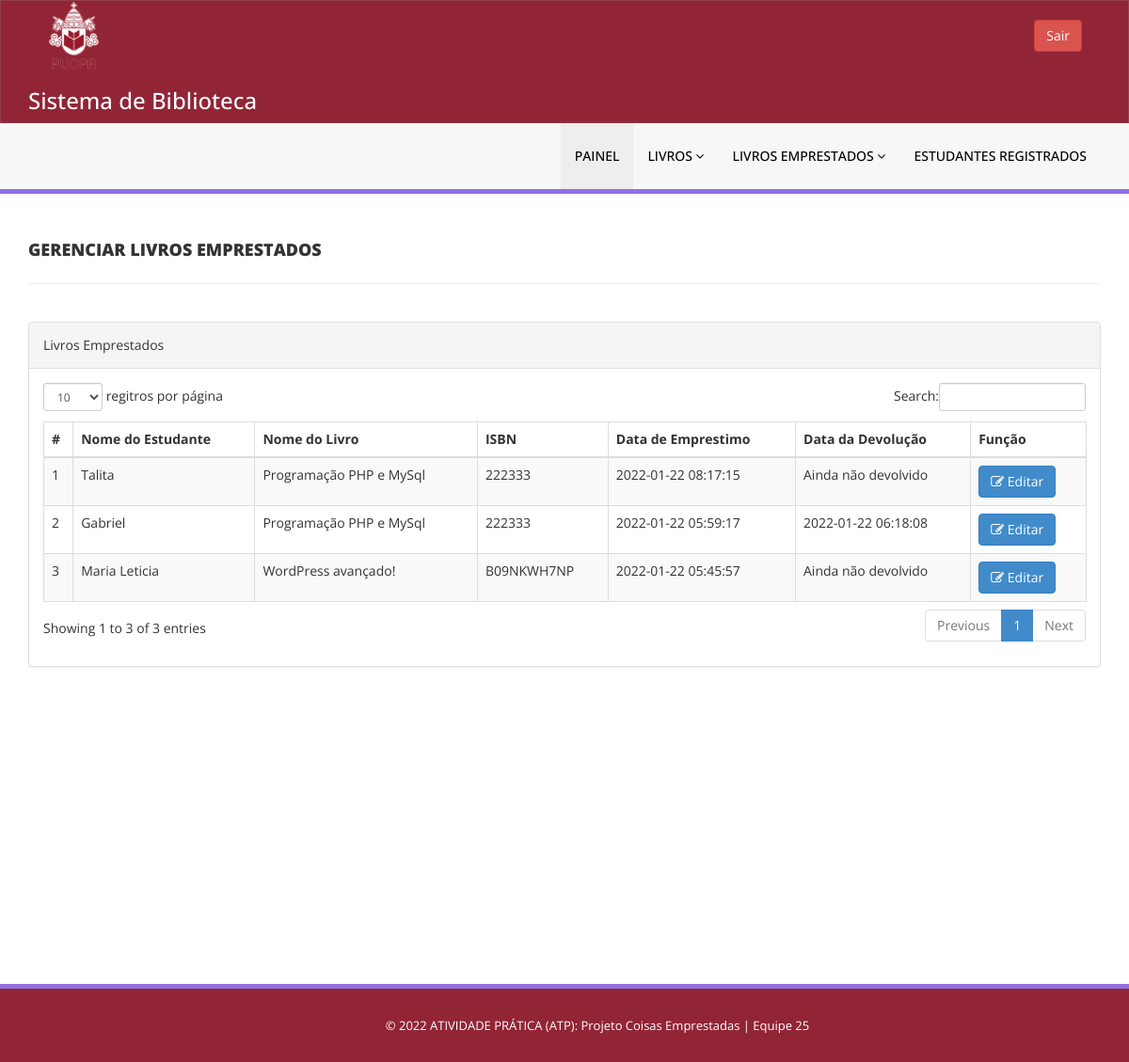
/admin/gerenciarEmprestimos.php (signed in), run on an earlier commit of the app's database.
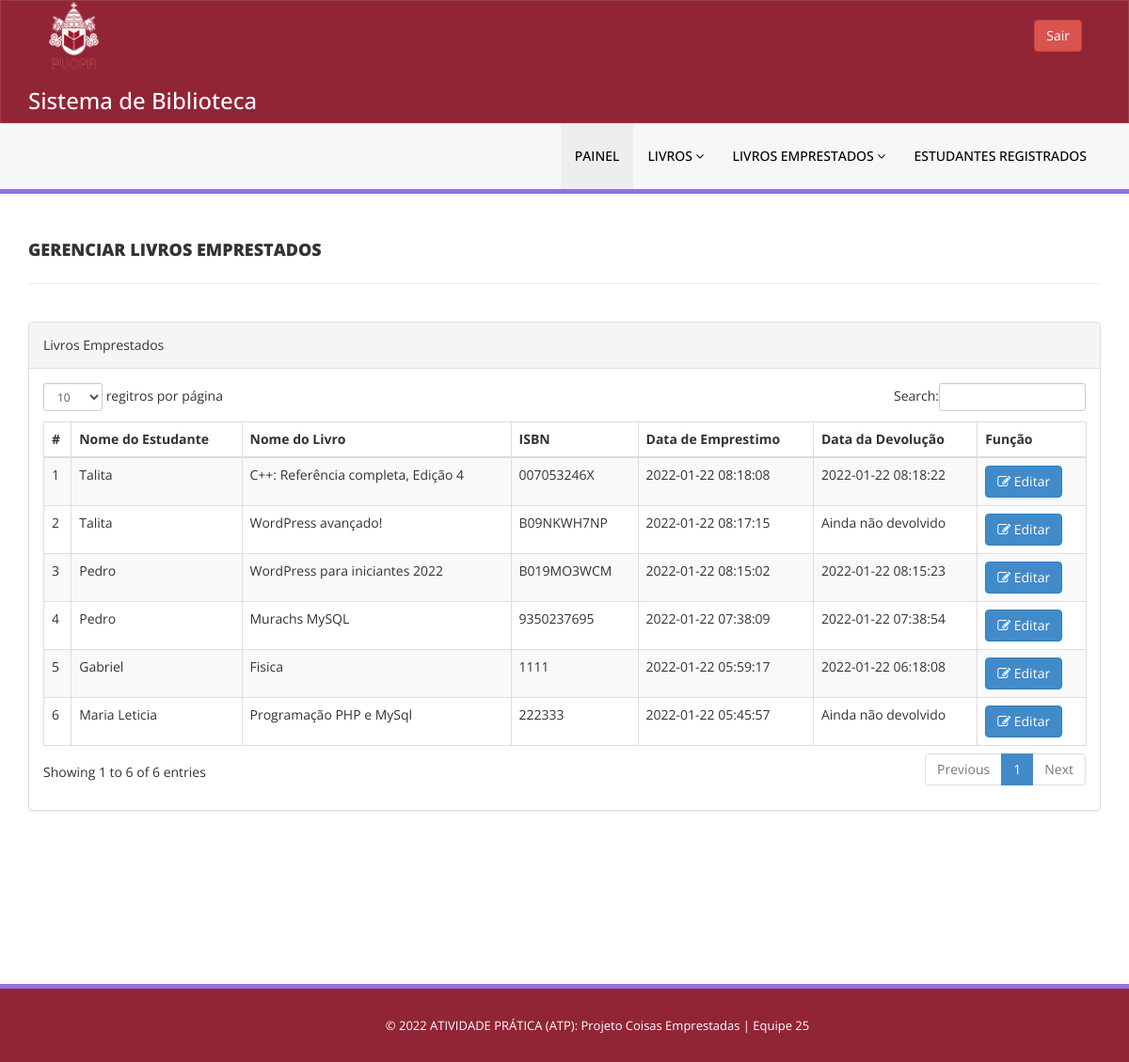
And on a later commit of the database.
### tables this page shows
CREATE TABLE `tblissuedbookdetails` (
  `id` int(11) NOT NULL,
  `BookId` int(11) DEFAULT NULL,
  `StudentID` varchar(150) DEFAULT NULL,
  `IssuesDate` timestamp NULL DEFAULT current_timestamp(),
  `ReturnDate` timestamp NULL DEFAULT NULL ON UPDATE current_timestamp(),
  `RetrunStatus` int(1) DEFAULT NULL,
  `fine` int(11) DEFAULT NULL
);

CREATE TABLE `tblstudents` (
  `id` int(11) NOT NULL,
  `StudentId` varchar(100) DEFAULT NULL,
  `FullName` varchar(120) DEFAULT NULL,
  `EmailId` varchar(120) DEFAULT NULL,
  `MobileNumber` char(11) DEFAULT NULL,
  `Password` varchar(120) DEFAULT NULL,
  `Status` int(1) DEFAULT NULL,
  `RegDate` timestamp NULL DEFAULT current_timestamp(),
  `UpdationDate` timestamp NULL DEFAULT NULL ON UPDATE current_timestamp()
);

CREATE TABLE `tblbooks` (
  `id` int(11) NOT NULL,
  `BookName` varchar(255) DEFAULT NULL,
  `Category` varchar(255) DEFAULT NULL,
  `Author` varchar(255) DEFAULT NULL,
  `ISBNNumber` varchar(25) DEFAULT NULL,
  `bookImage` varchar(250) NOT NULL,
  `isIssued` int(1) DEFAULT NULL,
  `RegDate` timestamp NULL DEFAULT current_timestamp(),
  `UpdationDate` timestamp NULL DEFAULT NULL ON UPDATE current_timestamp()
);

### admin/gerenciarEmprestimos.php (the view, shortened to what this page needs)
<?php
include('includes/config.php');
if(strlen($_SESSION['alogin'])==0)
    {
header('location:index.php');
}
else{
    ?>
<!DOCTYPE html>
<html xmlns="http://www.w3.org/1999/xhtml">
<head>
    <link href="assets/css/bootstrap.css" rel="stylesheet" />
    <link href="assets/css/font-awesome.css" rel="stylesheet" />
    <link href="assets/js/dataTables/dataTables.bootstrap.css" rel="stylesheet" />
    <link href="assets/css/style.css" rel="stylesheet" />
</head>
<body>
<?php include('includes/header.php');?>
    <div class="content-wrapper">
         <div class="container">
        <div class="row pad-botm">
            <div class="col-md-12">
                <h4 class="header-line">Gerenciar Livros Emprestados</h4>
    </div>
     <div class="row">
</div>
        </div>
            <div class="row">
                <div class="col-md-12">
                    <div class="panel panel-default">
                        <div class="panel-heading">
                          Livros Emprestados
                        </div>
                        <div class="panel-body">
                            <div class="table-responsive">
                                <table class="table table-striped table-bordered table-hover" id="dataTables-example">
                                    <thead>
                                        <tr>
                                            <th>#</th>
                                            <th>Nome do Estudante</th>
                                            <th>Nome do Livro</th>
                                            <th>ISBN </th>
                                            <th>Data de Emprestimo</th>
                                            <th>Data da Devolução</th>
                                            <th>Função</th>
                                        </tr>
                                    </thead>
                                    <tbody>
<?php $sql = "SELECT tblstudents.FullName,tblbooks.BookName,tblbooks.ISBNNumber,tblissuedbookdetails.IssuesDate,tblissuedbookdetails.ReturnDate,tblissuedbookdetails.id as rid from  tblissuedbookdetails join tblstudents on tblstudents.StudentId=tblissuedbookdetails.StudentId join tblbooks on tblbooks.id=tblissuedbookdetails.BookId order by tblissuedbookdetails.id desc";
$query = $dbh -> prepare($sql);
$query->execute();
$results=$query->fetchAll(PDO::FETCH_OBJ);
$cnt=1;
if($query->rowCount() > 0)
{
foreach($results as $result)
{               ?>
                                        <tr class="odd gradeX">
                                            <td class="center"><?php echo htmlentities($cnt);?></td>
                                            <td class="center"><?php echo htmlentities($result->FullName);?></td>
                                            <td class="center"><?php echo htmlentities($result->BookName);?></td>
                                            <td class="center"><?php echo htmlentities($result->ISBNNumber);?></td>
                                            <td class="center"><?php echo htmlentities($result->IssuesDate);?></td>
                                            <td class="center"><?php if($result->ReturnDate=="")
                                            {
                                                echo htmlentities("Ainda não devolvido");
                                            } else {
                                            echo htmlentities($result->ReturnDate);
}
                                            ?></td>
                                            <td class="center">
                                            <a href="atualizarEmprestimo.php?rid=<?php echo htmlentities($result->rid);?>"><button class="btn btn-primary"><i class="fa fa-edit "></i> Editar</button>
                                            </td>
                                        </tr>
 <?php $cnt=$cnt+1;}} ?>
                                    </tbody>
                                </table>
                            </div>
                        </div>
                    </div>
                </div>
            </div>
    </div>
    </div>
  <?php include('includes/footer.php');?>
</body>
</html>
<?php } ?>

What changed in the data, as far as the page shows it:
now on this page (row edited): tblissuedbookdetails: tblstudents.FullName "Talita", BookId.BookName "C++: Referência completa, Edição 4", BookId.ISBNNumber "007053246X", IssuesDate "2022-01-22 08:18:08", ReturnDate "2022-01-22 08:18:22"
changed tblissuedbookdetails: BookId.BookName "Programação PHP e MySql" → "WordPress avançado!"; BookId.ISBNNumber "222333" → "B09NKWH7NP"
now on this page (row edited): tblissuedbookdetails: tblstudents.FullName "Pedro", BookId.BookName "WordPress para iniciantes 2022", BookId.ISBNNumber "B019MO3WCM", IssuesDate "2022-01-22 08:15:02", ReturnDate "2022-01-22 08:15:23"
now on this page (row edited): tblissuedbookdetails: tblstudents.FullName "Pedro", BookId.BookName "Murachs MySQL", BookId.ISBNNumber "9350237695", IssuesDate "2022-01-22 07:38:09", ReturnDate "2022-01-22 07:38:54"
changed tblissuedbookdetails "Gabriel": BookId.BookName "Programação PHP e MySql" → "Fisica"; BookId.ISBNNumber "222333" → "1111"
changed tblissuedbookdetails "Maria Leticia": BookId.BookName "WordPress avançado!" → "Programação PHP e MySql"; BookId.ISBNNumber "B09NKWH7NP" → "222333"
Also different on the page:
text written by a page script: "regitros por página Search: Showing 1 to 3 of 3 entries Previous 1 Next" → "regitros por página Search: Showing 1 to 6 of 6 entries Previous 1 Next"
